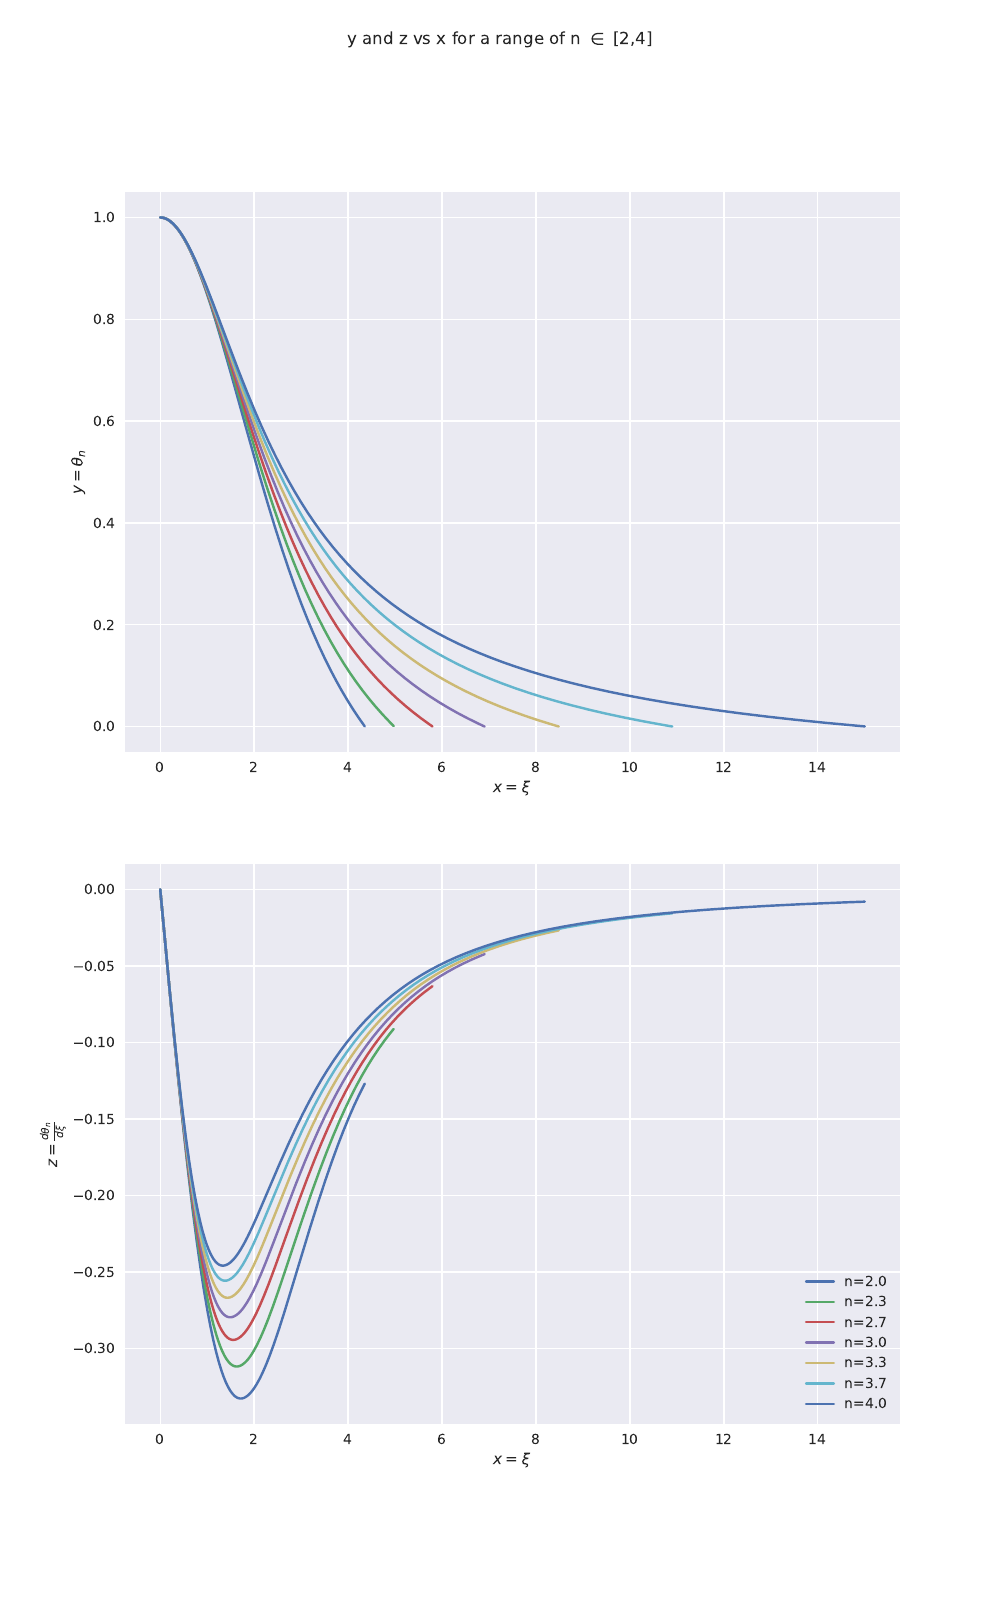

Generate this figure with Python:
from scipy.integrate import solve_ivp
import matplotlib.pyplot as plt
import numpy as np
import sys

n = 2

def lane_emden(x, Y):
    global n
    y, z = Y

    dydx = z
    if x == 0:
        dzdx = -y**n + (2/3)
    else:
        dzdx = -y**n -  (2/x)*z

    return dydx, dzdx

end_xi = 15
points = np.linspace(0, end_xi, 1000)



plt.style.use('seaborn')
linestyles = ['-', '--']
plt.figure(figsize=(10,16))
for n in np.linspace(2, 4, 7):
    r = solve_ivp(lane_emden, (0, end_xi), (1, 0), t_eval = points)
    mask = (r.y[0] >= 0) & (r.y[1] <= 1)
    x = r.t[mask]
    y = r.y[0][mask]
    z = r.y[1][mask]
    plt.subplot(211)
    plt.plot(x, y, label=f'n={n:.1f}')
    plt.subplot(212)
    plt.plot(x, z, label=f'n={n:.1f}')
plt.subplot(211)
plt.xlabel(r'$x=\xi$')
plt.ylabel(r'$y=\theta_n$')
plt.subplot(212)
plt.xlabel(r'$x=\xi$')
plt.ylabel(r'$z=\frac{d\theta_n}{d\xi}$')
plt.legend(loc = 4)
plt.suptitle(r'y and z vs x for a range of n $\in$ [2,4]')
plt.savefig('prob7.4.pdf', format='pdf')